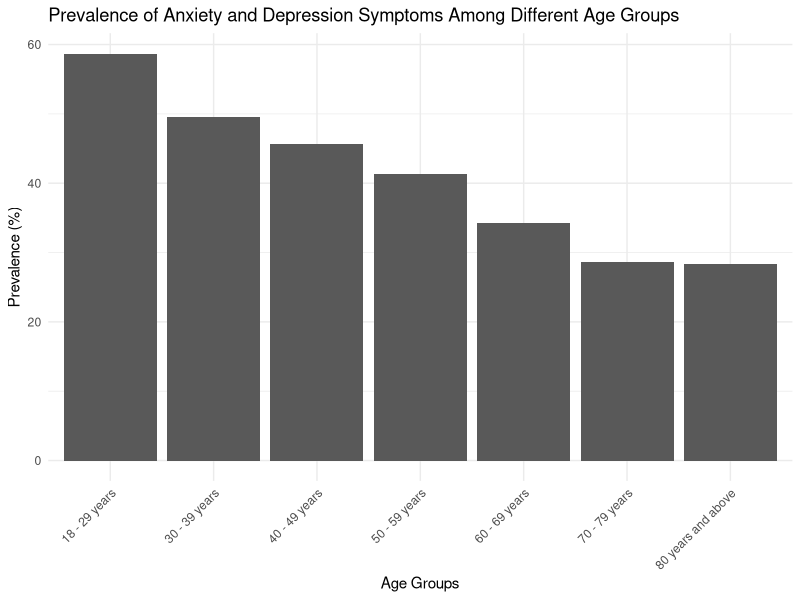

Source code (R):
## ---- chunk 1
knitr::opts_chunk$set(echo = TRUE)
## ---- chunk 2
library(readr)
anxiety_depression <- read_csv("Indicators_of_Anxiety_or_Depression_Based_on_Reported_Frequency_of_Symptoms_During_Last_7_Days.csv")
View(anxiety_depression)

## ---- chunk 3
# deleting unneeded columns
library(tidyverse)
col_delete <- c("Time Period Label", "Confidence Interval", "Quartile Range")

anxiety_depression <- anxiety_depression %>% 
  select(-one_of(col_delete))


#seperating the data by indicator
# Filter data for depressive disorder
depressive_data <- anxiety_depression %>%
  filter(Indicator == "Symptoms of Depressive Disorder")

# Filter data for anxiety disorder
anxiety_data <- anxiety_depression %>%
  filter(Indicator == "Symptoms of Anxiety Disorder")

# Filter data for depressive and anxiety disorder
depressive_anxiety_data <- anxiety_depression %>%
  filter(Indicator == "Symptoms of Anxiety Disorder or Depressive Disorder")

## ---- chunk 4
# Load the required library
library(tidyverse)

by_ages <- depressive_anxiety_data %>%  
  filter(Group == "By Age")


ggplot(data = by_ages, aes(x = Subgroup, y = Value)) +
  geom_bar(stat = "identity", position = "dodge") + 
  labs(title = "Prevalence of Anxiety and Depression Symptoms Among Different Age Groups",
       x = "Age Groups",
       y = "Prevalence (%)") +
  theme_minimal() +
  theme(axis.text.x = element_text(angle = 45, hjust = 1))
